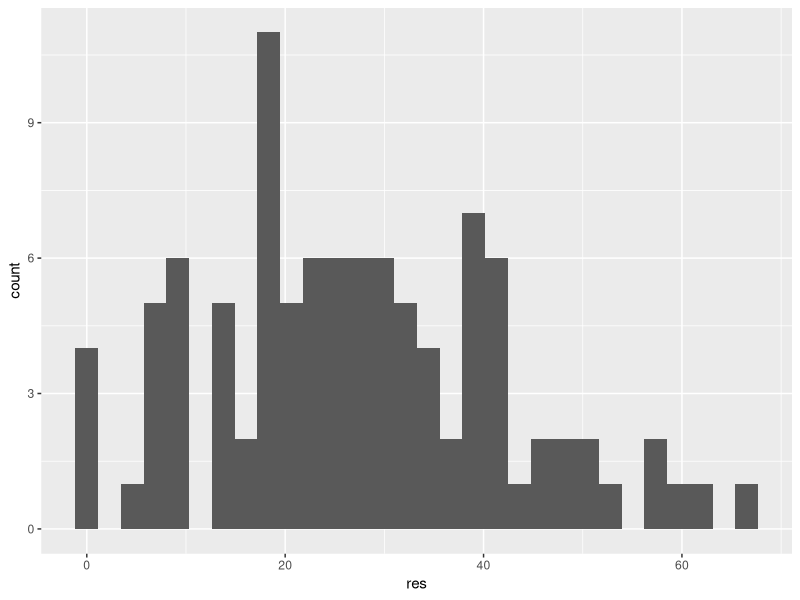
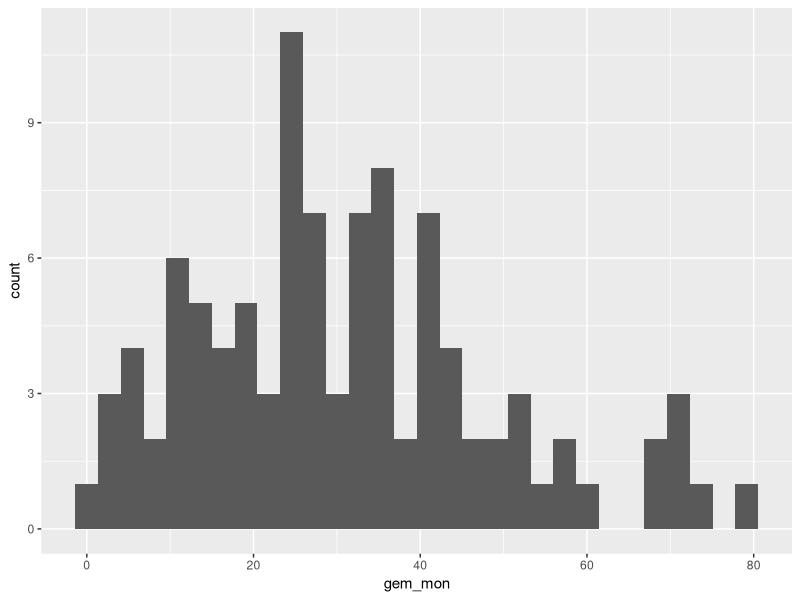

R code for these plots, in order: (Note: this script raises an error after producing the figures.)
library(tidyverse)

test <- function(vec, fun) {
  res <- vector(length = length(vec))
  for (i in seq_along(vec)) {
    if (i == 1) { 
      res[1] <- vec[1]
      next()}
  
    res[i] <- vec[i] + fun(res[i-1])
  }
  res
}

decay <- function(x){
  x * runif(1, min = 0.95, max = 1)
  
}


lozingen <- function(n, hoogte = 60){
  
  index <- rpois(1, n) %>% 
    runif(min = 1, max =365) %>% 
    as.integer()
  
  out <- rep(0, 365)
  out[index] <- runif(n = length(index), min = 0.25 * hoogte, max = 2 * hoogte)
  
  out
}
  
  as.integer(runif(rpois(1, 4), min = 1, max = 365))


x <- test(lozingen(4), fun = decay)

df <- tibble(id = 1:100)
df %>% mutate(res = map_dbl(id, ~mean(test(lozingen(4), fun = decay)))) %>% ggplot(aes(res)) + geom_histogram()

df %>% mutate(res = map(id, ~test(lozingen(4), fun = decay))) %>% 
  mutate(gem_real = map_dbl(res, mean),
         gem_mon = map_dbl(res, ~mean(.x[seq(60,360, by = 60)])),
         verschil = gem_real - gem_mon) %>% 
  ggplot(aes(gem_mon)) + geom_histogram()

{my_data <- tibble(dag = 1:365, x = test(lozingen(4), fun = decay))
my_data %>% ggplot(aes(dag, x)) + geom_line() + geom_point(data = filter(my_data, dag %in% mon_dag), colour = "red", size = 3)}
              
